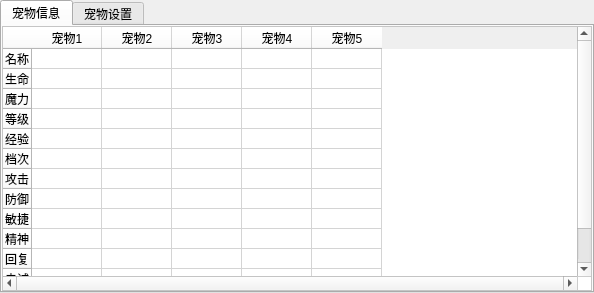
<?xml version="1.0" encoding="UTF-8"?>
<ui version="4.0">
 <class>GamePetWgt</class>
 <widget class="QWidget" name="GamePetWgt">
  <property name="geometry">
   <rect>
    <x>0</x>
    <y>0</y>
    <width>568</width>
    <height>289</height>
   </rect>
  </property>
  <property name="windowTitle">
   <string>GamePetWgt</string>
  </property>
  <property name="styleSheet">
   <string notr="true">QHeaderView::section 
{
	color: black;	
	border-right: 1px solid rgb(0, 0, 0);
	background-color: rgb(255, 255, 255);
}

QTableCornerButton::section{
	background-color: rgb(255, 255, 255);
}
QTableView
{
	selection-background-color:lightblue;
	selection-color:Black;
	background-color: rgb(255, 255, 255);
}
</string>
  </property>
  <layout class="QHBoxLayout" name="horizontalLayout_8">
   <property name="spacing">
    <number>0</number>
   </property>
   <property name="leftMargin">
    <number>0</number>
   </property>
   <property name="topMargin">
    <number>0</number>
   </property>
   <property name="rightMargin">
    <number>0</number>
   </property>
   <property name="bottomMargin">
    <number>0</number>
   </property>
   <item>
    <widget class="QTabWidget" name="tabWidget">
     <property name="currentIndex">
      <number>0</number>
     </property>
     <widget class="QWidget" name="tab">
      <attribute name="title">
       <string>宠物信息</string>
      </attribute>
      <layout class="QHBoxLayout" name="horizontalLayout">
       <property name="spacing">
        <number>0</number>
       </property>
       <property name="leftMargin">
        <number>0</number>
       </property>
       <property name="topMargin">
        <number>0</number>
       </property>
       <property name="rightMargin">
        <number>0</number>
       </property>
       <property name="bottomMargin">
        <number>0</number>
       </property>
       <item>
        <widget class="QTableWidget" name="tableWidget">
         <property name="minimumSize">
          <size>
           <width>0</width>
           <height>0</height>
          </size>
         </property>
         <property name="verticalScrollBarPolicy">
          <enum>Qt::ScrollBarAlwaysOn</enum>
         </property>
         <property name="horizontalScrollBarPolicy">
          <enum>Qt::ScrollBarAlwaysOn</enum>
         </property>
         <property name="autoScrollMargin">
          <number>5</number>
         </property>
         <attribute name="horizontalHeaderDefaultSectionSize">
          <number>70</number>
         </attribute>
         <attribute name="horizontalHeaderHighlightSections">
          <bool>false</bool>
         </attribute>
         <attribute name="horizontalHeaderShowSortIndicator" stdset="0">
          <bool>false</bool>
         </attribute>
         <attribute name="verticalHeaderMinimumSectionSize">
          <number>20</number>
         </attribute>
         <attribute name="verticalHeaderDefaultSectionSize">
          <number>20</number>
         </attribute>
         <attribute name="verticalHeaderHighlightSections">
          <bool>false</bool>
         </attribute>
         <row>
          <property name="text">
           <string>名称</string>
          </property>
         </row>
         <row>
          <property name="text">
           <string>生命</string>
          </property>
         </row>
         <row>
          <property name="text">
           <string>魔力</string>
          </property>
         </row>
         <row>
          <property name="text">
           <string>等级</string>
          </property>
         </row>
         <row>
          <property name="text">
           <string>经验</string>
          </property>
         </row>
         <row>
          <property name="text">
           <string>档次</string>
          </property>
         </row>
         <row>
          <property name="text">
           <string>攻击</string>
          </property>
         </row>
         <row>
          <property name="text">
           <string>防御</string>
          </property>
         </row>
         <row>
          <property name="text">
           <string>敏捷</string>
          </property>
         </row>
         <row>
          <property name="text">
           <string>精神</string>
          </property>
         </row>
         <row>
          <property name="text">
           <string>回复</string>
          </property>
         </row>
         <row>
          <property name="text">
           <string>忠诚</string>
          </property>
         </row>
         <row>
          <property name="text">
           <string>状态</string>
          </property>
         </row>
         <column>
          <property name="text">
           <string>宠物1</string>
          </property>
         </column>
         <column>
          <property name="text">
           <string>宠物2</string>
          </property>
         </column>
         <column>
          <property name="text">
           <string>宠物3</string>
          </property>
         </column>
         <column>
          <property name="text">
           <string>宠物4</string>
          </property>
         </column>
         <column>
          <property name="text">
           <string>宠物5</string>
          </property>
         </column>
        </widget>
       </item>
      </layout>
     </widget>
     <widget class="QWidget" name="tab_2">
      <attribute name="title">
       <string>宠物设置</string>
      </attribute>
      <layout class="QHBoxLayout" name="horizontalLayout_7">
       <property name="spacing">
        <number>0</number>
       </property>
       <property name="leftMargin">
        <number>0</number>
       </property>
       <property name="topMargin">
        <number>0</number>
       </property>
       <property name="rightMargin">
        <number>0</number>
       </property>
       <property name="bottomMargin">
        <number>0</number>
       </property>
       <item>
        <widget class="QFrame" name="frame">
         <property name="maximumSize">
          <size>
           <width>270</width>
           <height>16777215</height>
          </size>
         </property>
         <property name="frameShape">
          <enum>QFrame::StyledPanel</enum>
         </property>
         <property name="frameShadow">
          <enum>QFrame::Raised</enum>
         </property>
         <layout class="QVBoxLayout" name="verticalLayout_2">
          <property name="spacing">
           <number>0</number>
          </property>
          <property name="leftMargin">
           <number>0</number>
          </property>
          <property name="topMargin">
           <number>2</number>
          </property>
          <property name="rightMargin">
           <number>0</number>
          </property>
          <property name="bottomMargin">
           <number>2</number>
          </property>
          <item>
           <widget class="QGroupBox" name="groupBox_DropPet">
            <property name="maximumSize">
             <size>
              <width>16777215</width>
              <height>16777215</height>
             </size>
            </property>
            <property name="title">
             <string>自动扔宠</string>
            </property>
            <property name="checkable">
             <bool>true</bool>
            </property>
            <property name="checked">
             <bool>false</bool>
            </property>
            <layout class="QVBoxLayout" name="verticalLayout_3">
             <property name="spacing">
              <number>2</number>
             </property>
             <property name="topMargin">
              <number>2</number>
             </property>
             <property name="bottomMargin">
              <number>0</number>
             </property>
             <item>
              <layout class="QHBoxLayout" name="horizontalLayout_29">
               <property name="spacing">
                <number>2</number>
               </property>
               <item>
                <layout class="QHBoxLayout" name="horizontalLayout_30">
                 <item>
                  <widget class="QCheckBox" name="checkBox_DropLv">
                   <property name="minimumSize">
                    <size>
                     <width>50</width>
                     <height>0</height>
                    </size>
                   </property>
                   <property name="text">
                    <string>等级&lt;</string>
                   </property>
                  </widget>
                 </item>
                 <item>
                  <widget class="QLineEdit" name="lineEdit_DropLv">
                   <property name="minimumSize">
                    <size>
                     <width>30</width>
                     <height>0</height>
                    </size>
                   </property>
                   <property name="maximumSize">
                    <size>
                     <width>30</width>
                     <height>16777215</height>
                    </size>
                   </property>
                   <property name="text">
                    <string/>
                   </property>
                  </widget>
                 </item>
                </layout>
               </item>
               <item>
                <layout class="QHBoxLayout" name="horizontalLayout_31">
                 <item>
                  <widget class="QCheckBox" name="checkBox_DropHp">
                   <property name="minimumSize">
                    <size>
                     <width>50</width>
                     <height>0</height>
                    </size>
                   </property>
                   <property name="text">
                    <string>生命&lt;</string>
                   </property>
                  </widget>
                 </item>
                 <item>
                  <widget class="QLineEdit" name="lineEdit_DropHp">
                   <property name="minimumSize">
                    <size>
                     <width>30</width>
                     <height>0</height>
                    </size>
                   </property>
                   <property name="maximumSize">
                    <size>
                     <width>30</width>
                     <height>16777215</height>
                    </size>
                   </property>
                  </widget>
                 </item>
                </layout>
               </item>
               <item>
                <layout class="QHBoxLayout" name="horizontalLayout_32">
                 <item>
                  <widget class="QCheckBox" name="checkBox_DropMp">
                   <property name="minimumSize">
                    <size>
                     <width>50</width>
                     <height>0</height>
                    </size>
                   </property>
                   <property name="text">
                    <string>魔力&lt;</string>
                   </property>
                  </widget>
                 </item>
                 <item>
                  <widget class="QLineEdit" name="lineEdit_DropMp">
                   <property name="minimumSize">
                    <size>
                     <width>30</width>
                     <height>0</height>
                    </size>
                   </property>
                   <property name="maximumSize">
                    <size>
                     <width>30</width>
                     <height>16777215</height>
                    </size>
                   </property>
                  </widget>
                 </item>
                </layout>
               </item>
              </layout>
             </item>
             <item>
              <layout class="QGridLayout" name="gridLayout_3">
               <property name="spacing">
                <number>2</number>
               </property>
               <item row="0" column="2">
                <layout class="QHBoxLayout" name="horizontalLayout_21">
                 <item>
                  <widget class="QCheckBox" name="checkBox_DropEndurance">
                   <property name="minimumSize">
                    <size>
                     <width>50</width>
                     <height>0</height>
                    </size>
                   </property>
                   <property name="text">
                    <string>强度&lt;</string>
                   </property>
                  </widget>
                 </item>
                 <item>
                  <widget class="QLineEdit" name="lineEdit_DropDefense">
                   <property name="minimumSize">
                    <size>
                     <width>30</width>
                     <height>0</height>
                    </size>
                   </property>
                   <property name="maximumSize">
                    <size>
                     <width>30</width>
                     <height>16777215</height>
                    </size>
                   </property>
                  </widget>
                 </item>
                </layout>
               </item>
               <item row="0" column="1">
                <layout class="QHBoxLayout" name="horizontalLayout_20">
                 <item>
                  <widget class="QCheckBox" name="checkBox_DropStrength">
                   <property name="minimumSize">
                    <size>
                     <width>50</width>
                     <height>0</height>
                    </size>
                   </property>
                   <property name="text">
                    <string>力量&lt;</string>
                   </property>
                  </widget>
                 </item>
                 <item>
                  <widget class="QLineEdit" name="lineEdit_DropStrength">
                   <property name="minimumSize">
                    <size>
                     <width>30</width>
                     <height>0</height>
                    </size>
                   </property>
                   <property name="maximumSize">
                    <size>
                     <width>30</width>
                     <height>16777215</height>
                    </size>
                   </property>
                  </widget>
                 </item>
                </layout>
               </item>
               <item row="0" column="0">
                <layout class="QHBoxLayout" name="horizontalLayout_19">
                 <item>
                  <widget class="QCheckBox" name="checkBox_DropVigor">
                   <property name="minimumSize">
                    <size>
                     <width>50</width>
                     <height>0</height>
                    </size>
                   </property>
                   <property name="text">
                    <string>体力&lt;</string>
                   </property>
                  </widget>
                 </item>
                 <item>
                  <widget class="QLineEdit" name="lineEdit_DropVigor">
                   <property name="minimumSize">
                    <size>
                     <width>30</width>
                     <height>0</height>
                    </size>
                   </property>
                   <property name="maximumSize">
                    <size>
                     <width>30</width>
                     <height>16777215</height>
                    </size>
                   </property>
                  </widget>
                 </item>
                </layout>
               </item>
               <item row="1" column="1">
                <layout class="QHBoxLayout" name="horizontalLayout_23">
                 <item>
                  <widget class="QCheckBox" name="checkBox_DropMagical">
                   <property name="minimumSize">
                    <size>
                     <width>50</width>
                     <height>0</height>
                    </size>
                   </property>
                   <property name="text">
                    <string>魔法&lt;</string>
                   </property>
                  </widget>
                 </item>
                 <item>
                  <widget class="QLineEdit" name="lineEdit_DropMagical">
                   <property name="minimumSize">
                    <size>
                     <width>30</width>
                     <height>0</height>
                    </size>
                   </property>
                   <property name="maximumSize">
                    <size>
                     <width>30</width>
                     <height>16777215</height>
                    </size>
                   </property>
                  </widget>
                 </item>
                </layout>
               </item>
               <item row="1" column="0">
                <layout class="QHBoxLayout" name="horizontalLayout_22">
                 <item>
                  <widget class="QCheckBox" name="checkBox_DropAgility">
                   <property name="minimumSize">
                    <size>
                     <width>50</width>
                     <height>0</height>
                    </size>
                   </property>
                   <property name="text">
                    <string>速度&lt;</string>
                   </property>
                  </widget>
                 </item>
                 <item>
                  <widget class="QLineEdit" name="lineEdit_DropAgility">
                   <property name="minimumSize">
                    <size>
                     <width>30</width>
                     <height>0</height>
                    </size>
                   </property>
                   <property name="maximumSize">
                    <size>
                     <width>30</width>
                     <height>16777215</height>
                    </size>
                   </property>
                  </widget>
                 </item>
                </layout>
               </item>
              </layout>
             </item>
             <item>
              <layout class="QGridLayout" name="gridLayout_4">
               <property name="spacing">
                <number>2</number>
               </property>
               <item row="1" column="0">
                <layout class="QHBoxLayout" name="horizontalLayout_27">
                 <item>
                  <widget class="QCheckBox" name="checkBox_spirit">
                   <property name="minimumSize">
                    <size>
                     <width>50</width>
                     <height>0</height>
                    </size>
                   </property>
                   <property name="text">
                    <string>精神&lt;</string>
                   </property>
                  </widget>
                 </item>
                 <item>
                  <widget class="QLineEdit" name="lineEdit_spirit">
                   <property name="minimumSize">
                    <size>
                     <width>30</width>
                     <height>0</height>
                    </size>
                   </property>
                   <property name="maximumSize">
                    <size>
                     <width>30</width>
                     <height>16777215</height>
                    </size>
                   </property>
                  </widget>
                 </item>
                </layout>
               </item>
               <item row="0" column="1">
                <layout class="QHBoxLayout" name="horizontalLayout_25">
                 <item>
                  <widget class="QCheckBox" name="checkBox_defensive">
                   <property name="minimumSize">
                    <size>
                     <width>50</width>
                     <height>0</height>
                    </size>
                   </property>
                   <property name="text">
                    <string>防御&lt;</string>
                   </property>
                  </widget>
                 </item>
                 <item>
                  <widget class="QLineEdit" name="lineEdit_defensive">
                   <property name="minimumSize">
                    <size>
                     <width>30</width>
                     <height>0</height>
                    </size>
                   </property>
                   <property name="maximumSize">
                    <size>
                     <width>30</width>
                     <height>16777215</height>
                    </size>
                   </property>
                  </widget>
                 </item>
                </layout>
               </item>
               <item row="0" column="2">
                <layout class="QHBoxLayout" name="horizontalLayout_26">
                 <item>
                  <widget class="QCheckBox" name="checkBox_agility">
                   <property name="minimumSize">
                    <size>
                     <width>50</width>
                     <height>0</height>
                    </size>
                   </property>
                   <property name="text">
                    <string>敏捷&lt;</string>
                   </property>
                  </widget>
                 </item>
                 <item>
                  <widget class="QLineEdit" name="lineEdit_agility">
                   <property name="minimumSize">
                    <size>
                     <width>30</width>
                     <height>0</height>
                    </size>
                   </property>
                   <property name="maximumSize">
                    <size>
                     <width>30</width>
                     <height>16777215</height>
                    </size>
                   </property>
                  </widget>
                 </item>
                </layout>
               </item>
               <item row="1" column="1">
                <layout class="QHBoxLayout" name="horizontalLayout_28">
                 <item>
                  <widget class="QCheckBox" name="checkBox_recovery">
                   <property name="minimumSize">
                    <size>
                     <width>50</width>
                     <height>0</height>
                    </size>
                   </property>
                   <property name="text">
                    <string>回复&lt;</string>
                   </property>
                  </widget>
                 </item>
                 <item>
                  <widget class="QLineEdit" name="lineEdit_recovery">
                   <property name="minimumSize">
                    <size>
                     <width>30</width>
                     <height>0</height>
                    </size>
                   </property>
                   <property name="maximumSize">
                    <size>
                     <width>30</width>
                     <height>16777215</height>
                    </size>
                   </property>
                  </widget>
                 </item>
                </layout>
               </item>
               <item row="0" column="0">
                <layout class="QHBoxLayout" name="horizontalLayout_24">
                 <item>
                  <widget class="QCheckBox" name="checkBox_attack">
                   <property name="minimumSize">
                    <size>
                     <width>50</width>
                     <height>0</height>
                    </size>
                   </property>
                   <property name="text">
                    <string>攻击&lt;</string>
                   </property>
                  </widget>
                 </item>
                 <item>
                  <widget class="QLineEdit" name="lineEdit_attack">
                   <property name="minimumSize">
                    <size>
                     <width>30</width>
                     <height>0</height>
                    </size>
                   </property>
                   <property name="maximumSize">
                    <size>
                     <width>30</width>
                     <height>16777215</height>
                    </size>
                   </property>
                  </widget>
                 </item>
                </layout>
               </item>
              </layout>
             </item>
             <item>
              <layout class="QHBoxLayout" name="horizontalLayout_2">
               <property name="spacing">
                <number>2</number>
               </property>
               <item>
                <layout class="QHBoxLayout" name="horizontalLayout_35">
                 <property name="spacing">
                  <number>6</number>
                 </property>
                 <item>
                  <widget class="QCheckBox" name="checkBox_grade">
                   <property name="minimumSize">
                    <size>
                     <width>50</width>
                     <height>0</height>
                    </size>
                   </property>
                   <property name="text">
                    <string>档次&gt;</string>
                   </property>
                   <property name="tristate">
                    <bool>false</bool>
                   </property>
                  </widget>
                 </item>
                 <item>
                  <widget class="QLineEdit" name="lineEdit_grade">
                   <property name="minimumSize">
                    <size>
                     <width>30</width>
                     <height>0</height>
                    </size>
                   </property>
                   <property name="maximumSize">
                    <size>
                     <width>30</width>
                     <height>16777215</height>
                    </size>
                   </property>
                  </widget>
                 </item>
                </layout>
               </item>
               <item>
                <layout class="QHBoxLayout" name="horizontalLayout_9">
                 <item>
                  <widget class="QCheckBox" name="checkBox_realName">
                   <property name="text">
                    <string>真名</string>
                   </property>
                  </widget>
                 </item>
                 <item>
                  <widget class="QLineEdit" name="lineEdit_realName">
                   <property name="text">
                    <string/>
                   </property>
                  </widget>
                 </item>
                 <item>
                  <spacer name="horizontalSpacer_4">
                   <property name="orientation">
                    <enum>Qt::Horizontal</enum>
                   </property>
                   <property name="sizeHint" stdset="0">
                    <size>
                     <width>0</width>
                     <height>20</height>
                    </size>
                   </property>
                  </spacer>
                 </item>
                </layout>
               </item>
              </layout>
             </item>
            </layout>
           </widget>
          </item>
          <item>
           <widget class="QGroupBox" name="groupBox_2">
            <property name="maximumSize">
             <size>
              <width>16777215</width>
              <height>16777215</height>
             </size>
            </property>
            <property name="title">
             <string>换宠</string>
            </property>
            <layout class="QGridLayout" name="gridLayout">
             <property name="topMargin">
              <number>2</number>
             </property>
             <property name="rightMargin">
              <number>0</number>
             </property>
             <property name="bottomMargin">
              <number>0</number>
             </property>
             <property name="horizontalSpacing">
              <number>2</number>
             </property>
             <property name="verticalSpacing">
              <number>3</number>
             </property>
             <item row="0" column="0">
              <layout class="QHBoxLayout" name="horizontalLayout_14">
               <item>
                <widget class="QCheckBox" name="checkBox_RecallLoyalty">
                 <property name="text">
                  <string>收回忠诚&lt;</string>
                 </property>
                 <property name="checked">
                  <bool>true</bool>
                 </property>
                </widget>
               </item>
               <item>
                <widget class="QLineEdit" name="lineEdit_RecallLoyalty">
                 <property name="maximumSize">
                  <size>
                   <width>30</width>
                   <height>16777215</height>
                  </size>
                 </property>
                 <property name="text">
                  <string>50</string>
                 </property>
                </widget>
               </item>
               <item>
                <spacer name="horizontalSpacer_2">
                 <property name="orientation">
                  <enum>Qt::Horizontal</enum>
                 </property>
                 <property name="sizeHint" stdset="0">
                  <size>
                   <width>40</width>
                   <height>20</height>
                  </size>
                 </property>
                </spacer>
               </item>
              </layout>
             </item>
             <item row="0" column="1">
              <layout class="QHBoxLayout" name="horizontalLayout_15">
               <item>
                <widget class="QCheckBox" name="checkBox_RecallMp">
                 <property name="text">
                  <string>收回魔量&lt;</string>
                 </property>
                </widget>
               </item>
               <item>
                <widget class="QLineEdit" name="lineEdit_RecallMp">
                 <property name="maximumSize">
                  <size>
                   <width>30</width>
                   <height>16777215</height>
                  </size>
                 </property>
                </widget>
               </item>
               <item>
                <spacer name="horizontalSpacer_3">
                 <property name="orientation">
                  <enum>Qt::Horizontal</enum>
                 </property>
                 <property name="sizeHint" stdset="0">
                  <size>
                   <width>40</width>
                   <height>20</height>
                  </size>
                 </property>
                </spacer>
               </item>
              </layout>
             </item>
             <item row="1" column="0" colspan="2">
              <layout class="QHBoxLayout" name="horizontalLayout_13">
               <property name="spacing">
                <number>0</number>
               </property>
               <item>
                <widget class="QCheckBox" name="checkBox_SummonPet">
                 <property name="toolTip">
                  <string>当前没有出战宠物时候，才触发</string>
                 </property>
                 <property name="text">
                  <string>召唤宠物</string>
                 </property>
                </widget>
               </item>
               <item>
                <widget class="QComboBox" name="comboBox_SummonPet"/>
               </item>
               <item>
                <spacer name="horizontalSpacer">
                 <property name="orientation">
                  <enum>Qt::Horizontal</enum>
                 </property>
                 <property name="sizeHint" stdset="0">
                  <size>
                   <width>40</width>
                   <height>20</height>
                  </size>
                 </property>
                </spacer>
               </item>
               <item>
                <widget class="QPushButton" name="pushButton_saveBook">
                 <property name="toolTip">
                  <string>保存图鉴到程序目录下的图鉴文件夹</string>
                 </property>
                 <property name="text">
                  <string>保存图鉴</string>
                 </property>
                </widget>
               </item>
              </layout>
             </item>
            </layout>
           </widget>
          </item>
         </layout>
        </widget>
       </item>
       <item>
        <widget class="QGroupBox" name="groupBox_autoAddPoint">
         <property name="toolTip">
          <string>宠物升级自动加点，基于当前配置</string>
         </property>
         <property name="title">
          <string>自动加点</string>
         </property>
         <property name="checkable">
          <bool>false</bool>
         </property>
         <property name="checked">
          <bool>false</bool>
         </property>
         <layout class="QVBoxLayout" name="verticalLayout">
          <item>
           <layout class="QHBoxLayout" name="horizontalLayout_5">
            <item>
             <widget class="QLabel" name="label">
              <property name="toolTip">
               <string>当前设置的名称，用来保证指定宠物加点，注意不要同名</string>
              </property>
              <property name="text">
               <string>宠物名称:</string>
              </property>
             </widget>
            </item>
            <item>
             <widget class="QLineEdit" name="AutoAddPoint_petName"/>
            </item>
           </layout>
          </item>
          <item>
           <layout class="QHBoxLayout" name="horizontalLayout_6">
            <item>
             <widget class="QLabel" name="label_2">
              <property name="toolTip">
               <string>指定宠物类型，例如烈风哥布林，就给烈风哥布林加点</string>
              </property>
              <property name="text">
               <string>宠物真实名称:</string>
              </property>
             </widget>
            </item>
            <item>
             <widget class="QLineEdit" name="AutoAddPoint_petRealName"/>
            </item>
           </layout>
          </item>
          <item>
           <widget class="QGroupBox" name="AutoAddPoint_nomal">
            <property name="title">
             <string>正常加点</string>
            </property>
            <property name="checkable">
             <bool>false</bool>
            </property>
            <layout class="QHBoxLayout" name="horizontalLayout_3">
             <item>
              <widget class="QCheckBox" name="checkBox_normalEnabled">
               <property name="text">
                <string>启用</string>
               </property>
              </widget>
             </item>
             <item>
              <widget class="QRadioButton" name="normalAddPointHp">
               <property name="text">
                <string>血</string>
               </property>
              </widget>
             </item>
             <item>
              <widget class="QRadioButton" name="normalAddPointAttack">
               <property name="text">
                <string>攻</string>
               </property>
              </widget>
             </item>
             <item>
              <widget class="QRadioButton" name="normalAddPointDefence">
               <property name="text">
                <string>防</string>
               </property>
              </widget>
             </item>
             <item>
              <widget class="QRadioButton" name="normalAddPointAgility">
               <property name="text">
                <string>敏</string>
               </property>
              </widget>
             </item>
             <item>
              <widget class="QRadioButton" name="normalAddPointMp">
               <property name="text">
                <string>魔</string>
               </property>
              </widget>
             </item>
            </layout>
           </widget>
          </item>
          <item>
           <widget class="QGroupBox" name="AutoAddPoint_burst">
            <property name="toolTip">
             <string>爆点加点,先正常加点，才会执行此</string>
            </property>
            <property name="title">
             <string>爆点加点</string>
            </property>
            <property name="checkable">
             <bool>false</bool>
            </property>
            <property name="checked">
             <bool>false</bool>
            </property>
            <layout class="QHBoxLayout" name="horizontalLayout_4">
             <item>
              <widget class="QCheckBox" name="checkBox_burstEnabled">
               <property name="text">
                <string>启用</string>
               </property>
              </widget>
             </item>
             <item>
              <widget class="QRadioButton" name="burstAddPointHp">
               <property name="text">
                <string>血</string>
               </property>
              </widget>
             </item>
             <item>
              <widget class="QRadioButton" name="burstAddPointAttack">
               <property name="text">
                <string>攻</string>
               </property>
              </widget>
             </item>
             <item>
              <widget class="QRadioButton" name="burstAddPointDefence">
               <property name="text">
                <string>防</string>
               </property>
              </widget>
             </item>
             <item>
              <widget class="QRadioButton" name="burstAddPointAgility">
               <property name="text">
                <string>敏</string>
               </property>
              </widget>
             </item>
             <item>
              <widget class="QRadioButton" name="burstAddPointMp">
               <property name="text">
                <string>魔</string>
               </property>
              </widget>
             </item>
            </layout>
           </widget>
          </item>
         </layout>
        </widget>
       </item>
       <item>
        <spacer name="horizontalSpacer_5">
         <property name="orientation">
          <enum>Qt::Horizontal</enum>
         </property>
         <property name="sizeHint" stdset="0">
          <size>
           <width>70</width>
           <height>20</height>
          </size>
         </property>
        </spacer>
       </item>
      </layout>
     </widget>
    </widget>
   </item>
  </layout>
 </widget>
 <layoutdefault spacing="6" margin="11"/>
 <resources/>
 <connections/>
</ui>
